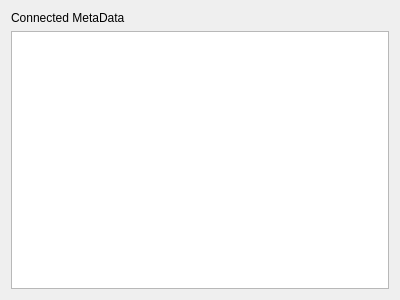
<?xml version="1.0" encoding="UTF-8"?>
<ui version="4.0">
 <class>MetaDataPanel</class>
 <widget class="QWidget" name="MetaDataPanel">
  <property name="geometry">
   <rect>
    <x>0</x>
    <y>0</y>
    <width>400</width>
    <height>300</height>
   </rect>
  </property>
  <property name="sizePolicy">
   <sizepolicy hsizetype="Preferred" vsizetype="Expanding">
    <horstretch>0</horstretch>
    <verstretch>0</verstretch>
   </sizepolicy>
  </property>
  <property name="windowTitle">
   <string>Form</string>
  </property>
  <layout class="QVBoxLayout" name="verticalLayout">
   <item>
    <widget class="QLabel" name="metadata_label">
     <property name="text">
      <string>Connected MetaData</string>
     </property>
    </widget>
   </item>
   <item>
    <widget class="QTreeView" name="treeView">
     <property name="font">
      <font>
       <pointsize>10</pointsize>
      </font>
     </property>
     <property name="contextMenuPolicy">
      <enum>Qt::CustomContextMenu</enum>
     </property>
     <property name="editTriggers">
      <set>QAbstractItemView::NoEditTriggers</set>
     </property>
     <property name="sortingEnabled">
      <bool>true</bool>
     </property>
     <property name="animated">
      <bool>true</bool>
     </property>
    </widget>
   </item>
  </layout>
 </widget>
 <resources/>
 <connections/>
</ui>
